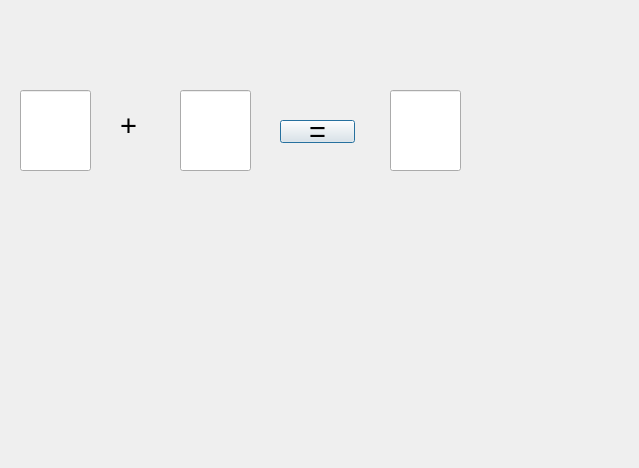
<?xml version="1.0" encoding="UTF-8"?>
<ui version="4.0">
 <class>Dialog</class>
 <widget class="QDialog" name="Dialog">
  <property name="geometry">
   <rect>
    <x>0</x>
    <y>0</y>
    <width>639</width>
    <height>468</height>
   </rect>
  </property>
  <property name="windowTitle">
   <string>Dialog</string>
  </property>
  <widget class="QLineEdit" name="le1">
   <property name="geometry">
    <rect>
     <x>20</x>
     <y>90</y>
     <width>71</width>
     <height>81</height>
    </rect>
   </property>
  </widget>
  <widget class="QLineEdit" name="le2">
   <property name="geometry">
    <rect>
     <x>180</x>
     <y>90</y>
     <width>71</width>
     <height>81</height>
    </rect>
   </property>
  </widget>
  <widget class="QLineEdit" name="le3">
   <property name="geometry">
    <rect>
     <x>390</x>
     <y>90</y>
     <width>71</width>
     <height>81</height>
    </rect>
   </property>
  </widget>
  <widget class="QPushButton" name="pb">
   <property name="geometry">
    <rect>
     <x>280</x>
     <y>120</y>
     <width>75</width>
     <height>23</height>
    </rect>
   </property>
   <property name="font">
    <font>
     <family>Arial</family>
     <pointsize>22</pointsize>
    </font>
   </property>
   <property name="text">
    <string>=</string>
   </property>
  </widget>
  <widget class="QLabel" name="lbl">
   <property name="geometry">
    <rect>
     <x>120</x>
     <y>110</y>
     <width>21</width>
     <height>31</height>
    </rect>
   </property>
   <property name="font">
    <font>
     <family>Arial</family>
     <pointsize>22</pointsize>
    </font>
   </property>
   <property name="text">
    <string>+</string>
   </property>
  </widget>
 </widget>
 <resources/>
 <connections/>
</ui>
